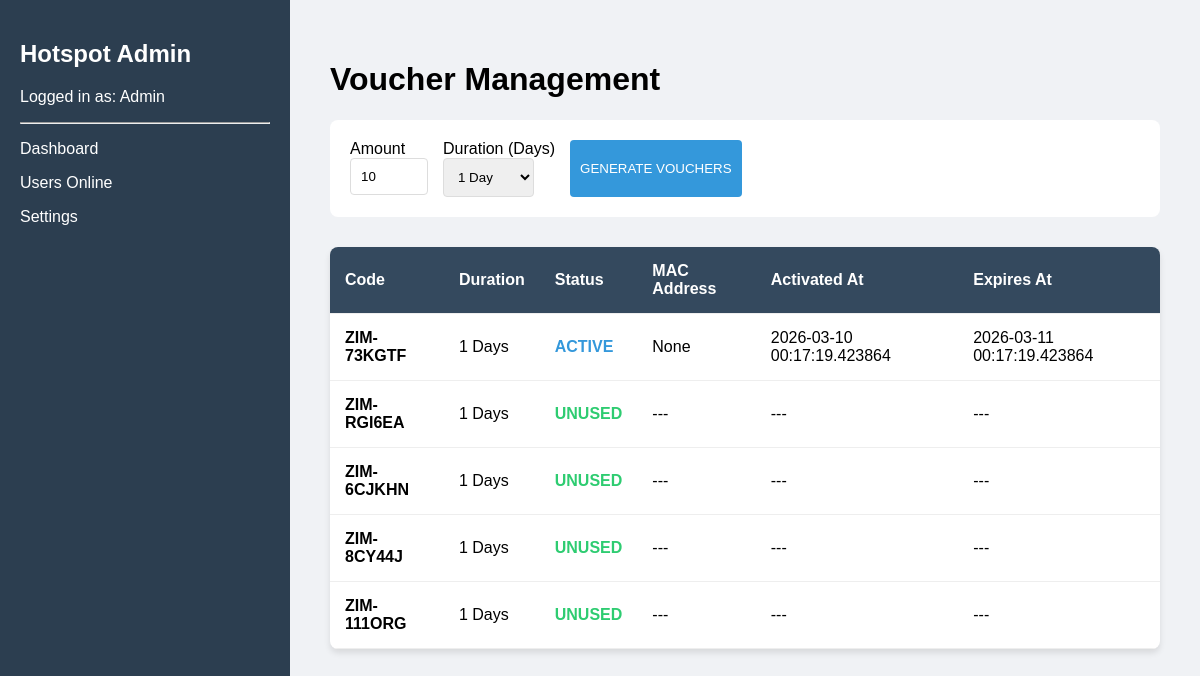
/admin (signed in), run on the app's committed database.
### tables this page shows
CREATE TABLE vouchers (
                 id INTEGER PRIMARY KEY AUTOINCREMENT,
                 code TEXT UNIQUE,
                 duration_days INTEGER,
                 status TEXT DEFAULT 'unused',
                 created_at DATETIME,
                 activated_at DATETIME,
                 mac_address TEXT,
                 expires_at DATETIME
                 );

### app.py (the view)
@app.route('/admin')
@admin_required
def admin_dashboard():
    conn = sqlite3.connect('hotspot.db')
    c = conn.cursor()
    c.execute("SELECT * FROM vouchers ORDER BY created_at DESC")
    all_vouchers = c.fetchall()
    conn.close()
    return render_template('admin.html', vouchers=all_vouchers)

### app.py (called while the page is built)
def admin_required(f):
    @functools.wraps(f)
    def decorated_function(*args, **kwargs):
        if 'admin_logged_in' not in session:
            return redirect(url_for('admin_login'))
        return f(*args, **kwargs)
    return decorated_function

### templates/admin.html (shortened to what this page needs)
<!DOCTYPE html>
<html>
<head>
</head>
<body>
    <div class="sidebar">
        <h2>Hotspot Admin</h2>
        <p>Logged in as: Admin</p>
        <hr>
        <p>Dashboard</p>
        <p>Users Online</p>
        <p>Settings</p>
    </div>
    <div class="main">
        <h1>Voucher Management</h1>
        <div class="gen-box">
            <form action="/admin/generate" method="POST" style="display: flex; gap: 15px;">
                <div>
                    <label>Amount</label><br>
                    <input type="number" name="count" value="10" min="1" max="100">
                </div>
                <div>
                    <label>Duration (Days)</label><br>
                    <select name="duration">
                        <option value="1">1 Day</option>
                    </select>
                </div>
                <button type="submit">GENERATE VOUCHERS</button>
            </form>
        </div>
        <table>
            <thead>
                <tr>
                    <th>Code</th>
                    <th>Duration</th>
                    <th>Status</th>
                    <th>MAC Address</th>
                    <th>Activated At</th>
                    <th>Expires At</th>
                </tr>
            </thead>
            <tbody>
                {% for v in vouchers %}
                <tr>
                    <td><strong>{{ v[1] }}</strong></td>
                    <td>{{ v[2] }} Days</td>
                    <td><span class="status-{{ v[3] }}">{{ v[3]|upper }}</span></td>
                    <td>{{ v[6] or '---' }}</td>
                    <td>{{ v[5] or '---' }}</td>
                    <td>{{ v[7] or '---' }}</td>
                </tr>
                {% endfor %}
            </tbody>
        </table>
    </div>
</body>
</html>

### templates/admin.html (style rules this page uses)
body { font-family: sans-serif; background: #f0f2f5; margin: 0; display: flex; }
.sidebar { width: 250px; background: #2c3e50; color: white; height: 100vh; padding: 20px; }
.main { flex: 1; padding: 40px; overflow-y: auto; }
table { width: 100%; background: white; border-collapse: collapse; border-radius: 8px; overflow: hidden; box-shadow: 0 4px 6px rgba(0,0,0,0.1); }
th, td { padding: 15px; text-align: left; border-bottom: 1px solid #eee; }
th { background: #34495e; color: white; }
.status-unused { color: #2ecc71; font-weight: bold; }
.status-active { color: #3498db; font-weight: bold; }
.gen-box { background: white; padding: 20px; border-radius: 8px; margin-bottom: 30px; display: flex; gap: 20px; align-items: flex-end; }
input, select, button { padding: 10px; border: 1px solid #ddd; border-radius: 4px; }
button { background: #3498db; color: white; border: none; cursor: pointer; }

### data on the page
vouchers: code "ZIM-73KGTF", duration_days "1", status "ACTIVE", mac_address "None", activated_at "2026-03-10 00:17:19.423864", expires_at "2026-03-11 00:17:19.423864"
vouchers: code "ZIM-RGI6EA", duration_days "1", status "UNUSED", v "---"
vouchers: code "ZIM-6CJKHN", duration_days "1", status "UNUSED", v "---"
vouchers: code "ZIM-8CY44J", duration_days "1", status "UNUSED", v "---"
vouchers: code "ZIM-111ORG", duration_days "1", status "UNUSED", v "---"
